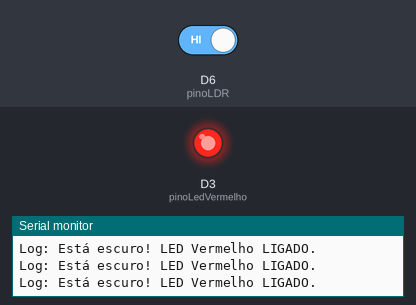
This sketch was run on a simulated ESP8266 (NodeMCU). Shown: output pins drawn as LEDs (lit = HIGH), the last lines printed to the serial monitor. The test bench sets the inputs (shaded band); at power-on: D6 (pinoLDR) HIGH.

Above: at 1.3 s.
1.4 s: D6 (pinoLDR) driven LOW
At 2.8 s:
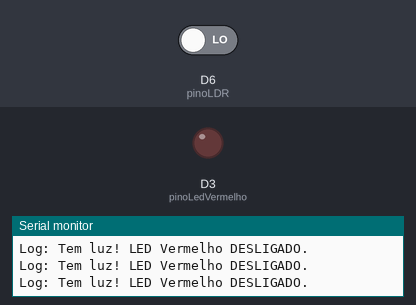
3.1 s: D6 (pinoLDR) driven HIGH
At 4.1 s:
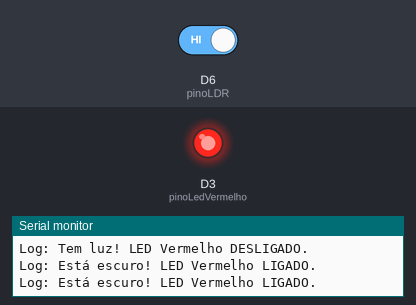
Timing chart, 0 to 6.1 s (numbered marks = the images above; inputs shaded):
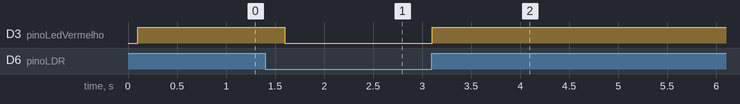

The sketch:

LDR_Led.ino
```cpp
// Definindo os pinos
const int pinoLDR = D6;          // Pino do sensor de luz
const int pinoLedVermelho = D3;  // Pino do LED Vermelho

void setup() {
  Serial.begin(115200);

  pinMode(pinoLedVermelho, OUTPUT);
  pinMode(pinoLDR, INPUT); // O LDR envia informações, então é INPUT

  delay(100);
  Serial.println("\nSistema do LDR iniciado!");
}

void loop() {
  // Lê o sinal do módulo LDR
  int leituraLDR = digitalRead(pinoLDR);

  if (leituraLDR == LOW) {
    digitalWrite(pinoLedVermelho, LOW); // DESLIGA o LED no escuro
    Serial.println("Log: Tem luz! LED Vermelho DESLIGADO.");
  } else {
    digitalWrite(pinoLedVermelho, HIGH);  // ACENDE o LED na luz
    Serial.println("Log: Está escuro! LED Vermelho LIGADO.");
  }

  // Um delay maior (meio segundo) para não inundar o Monitor Serial
  delay(500);
}
```

Measured:
- after the input at 1.4 s, D3 (pinoLedVermelho): HIGH → LOW after 0.20 s
- after the input at 3.1 s, D3 (pinoLedVermelho): LOW → HIGH at once
